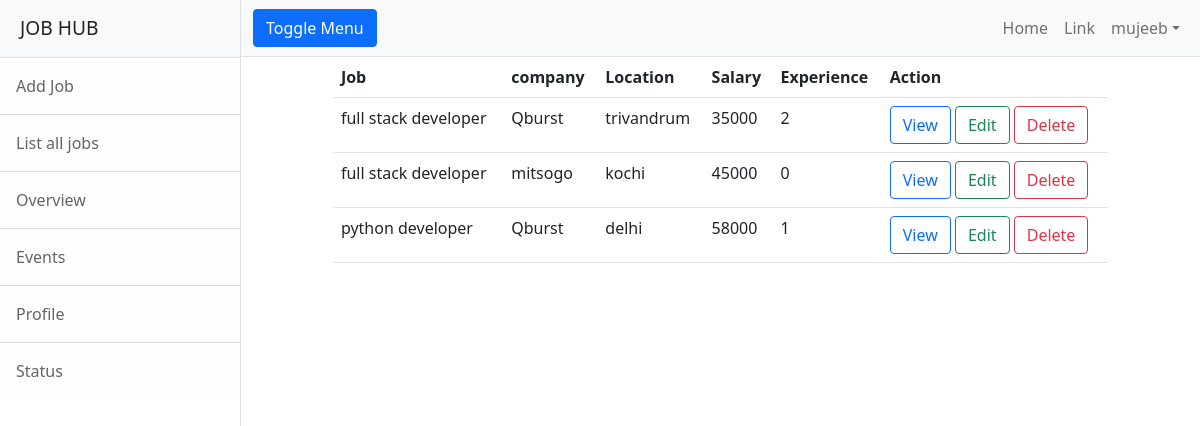
/employer/jobs/all (signed in), run on the app's committed database.
### employer/models.py (models this page shows, shortened)
class Jobs(models.Model):
    job_title=models.CharField(max_length=150)
    company_name=models.CharField(max_length=150)
    location=models.CharField(max_length=100)
    salary=models.PositiveIntegerField(null=True)
    experience=models.PositiveIntegerField(default=0)

### employer/views.py (the view)
# urls.py: path('jobs/all',views.ListJobview.as_view(),name='emp-listjob'),
class ListJobview(ListView):
    model = Jobs
    context_object_name = "jobs"
    template_name = "emp-listjob.html"

### employer/templates/emp-listjob.html
{%extends 'base.html' %}
{%block body_block%}
<div class="row">
    <div class="col-1"></div>
    <div class="col-10">
        <table class="table">
            <tr>
                <th>Job</th>
                <th>company</th>
                <th>Location</th>
                <th>Salary</th>
                <th>Experience</th>
                <th>Action</th>
            </tr>
            {%for job in jobs%}
            <tr>
                <td>{{job.job_title}}</td>
                <td>{{job.company_name}}</td>
                <td>{{job.location}}</td>
                <td>{{job.salary}}</td>
                <td>{{job.experience}}</td>
                <td>
                    <a href="{%url 'emp-jobdetail' job.id%}" class="btn btn-outline-primary">View</a>
                    <a href="{%url 'emp-editjob' job.id%}" class="btn btn-outline-success">Edit</a>
                    <a href="{%url 'emp-deletejob' job.id%}" class="btn btn-outline-danger">Delete</a>
                </td>
            </tr>
            {%endfor%}
        </table>
    </div>
    <div class="col-1"></div>
</div>
{%endblock%}

### employer/templates/base.html (shortened to what this page needs)
<!DOCTYPE html>
{%load static%}
<html lang="en">
    <head>
        <link href="{%static 'css/styles.css'%}" rel="stylesheet" />
    </head>
    <body>
        <div class="d-flex" id="wrapper">
            <div class="border-end bg-white" id="sidebar-wrapper">
                <div class="sidebar-heading border-bottom bg-light">JOB HUB</div>
                <div class="list-group list-group-flush">
                    <a class="list-group-item list-group-item-action list-group-item-light p-3" href="{%url 'emp-addjob'%}">Add Job</a>
                    <a class="list-group-item list-group-item-action list-group-item-light p-3" href="{%url 'emp-listjob'%}">List all jobs</a>
                    <a class="list-group-item list-group-item-action list-group-item-light p-3" href="#!">Overview</a>
                    <a class="list-group-item list-group-item-action list-group-item-light p-3" href="#!">Events</a>
                    <a class="list-group-item list-group-item-action list-group-item-light p-3" href="#!">Profile</a>
                    <a class="list-group-item list-group-item-action list-group-item-light p-3" href="#!">Status</a>
                </div>
            </div>
            <div id="page-content-wrapper">
                <nav class="navbar navbar-expand-lg navbar-light bg-light border-bottom">
                    <div class="container-fluid">
                        <button class="btn btn-primary" id="sidebarToggle">Toggle Menu</button>
                        <div class="collapse navbar-collapse" id="navbarSupportedContent">
                            <ul class="navbar-nav ms-auto mt-2 mt-lg-0">
                                <li class="nav-item active"><a class="nav-link" href="{%url 'emp-home'%}">Home</a></li>
                                <li class="nav-item"><a class="nav-link" href="#!">Link</a></li>
                                <li class="nav-item dropdown">
                                    <a class="nav-link dropdown-toggle" id="navbarDropdown" href="#" role="button" data-bs-toggle="dropdown" aria-haspopup="true" aria-expanded="false">{{request.user}}</a>
                                </li>
                            </ul>
                        </div>
                    </div>
                </nav>
                <div class="container-fluid">
                    {%block body_block%}
                    {%endblock%}
                </div>
            </div>
        </div>
    </body>
</html>

### data on the page
Jobs: job_title "full stack developer", company_name "Qburst", location "trivandrum", salary "35000", experience "2"
Jobs: job_title "full stack developer", company_name "mitsogo", location "kochi", salary "45000", experience "0"
Jobs: job_title "python developer", company_name "Qburst", location "delhi", salary "58000", experience "1"

### other printed values
{{ request.user }} "mujeeb"
